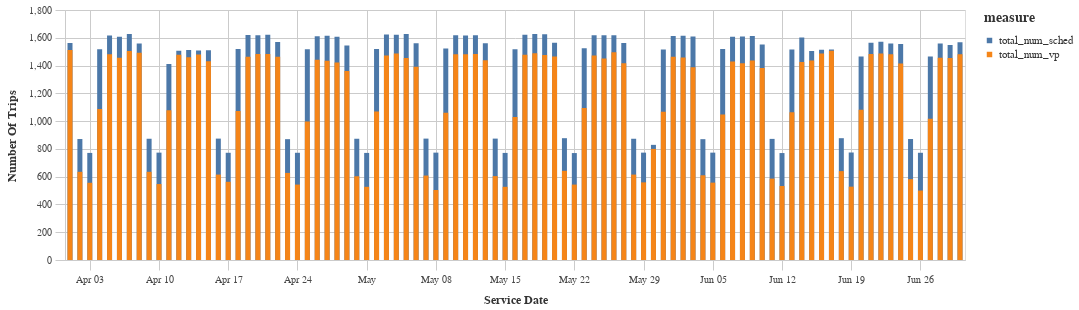

Write notebook code for a chart like this one.
### Code cell
bar = (alt.Chart(df_long).mark_bar(opacity=1, size=5).encode(
    x=alt.X('service_date', title=_dla_utils.labeling('service_date')),
    y=alt.Y('value', stack=None,  title=_dla_utils.labeling('number of trips')),
    color="measure")
      )

chart = styleguide.preset_chart_config(bar)
chart.properties(width=900)

### Figure 1 — Vega-Lite specification as saved in the notebook (floating-point values rounded to 4 significant figures; data arrays with more than 128 entries replaced by an {"elided": "..."} marker saying what was removed)
{"config": {"view": {"continuousWidth": 400, "continuousHeight": 300}, "axis": {"domainColor": "#cbcbcb", "grid": true, "gridColor": "#cbcbcb", "gridWidth": 1, "labelColor": "#474747", "labelFont": "Nunito Sans", "labelFontSize": 10, "labelPadding": 4, "tickColor": "#cbcbcb", "tickSize": 10, "titleColor": "#333", "titleFont": "Raleway", "titleFontSize": 12, "titlePadding": 10}, "axisBand": {"grid": false}, "background": "white", "font": "Raleway", "header": {"labelFont": "Nunito Sans", "titleFont": "Raleway"}, "legend": {"labelColor": "#333", "labelFont": "Nunito Sans", "labelFontSize": 11, "labelLimit": 0, "padding": 1, "symbolSize": 30, "symbolType": "square", "titleColor": "#333", "titleFont": "Raleway", "titleFontSize": 14, "titlePadding": 10}, "title": {"anchor": "middle", "font": "Raleway", "fontSize": 18, "fontWeight": 300, "offset": 20}}, "data": {"name": "data-629affe5969fc75c2041ee53873d9335"}, "mark": {"type": "bar", "opacity": 1, "size": 5}, "encoding": {"color": {"field": "measure", "type": "nominal"}, "x": {"field": "service_date", "title": "Service Date", "type": "temporal"}, "y": {"field": "value", "stack": null, "title": "Number Of Trips", "type": "quantitative"}}, "height": 250, "width": 900, "$schema": "https://vega.github.io/schema/vega-lite/v4.17.0.json", "datasets": {"data-629affe5969fc75c2041ee53873d9335": {"elided": "182 records"}}}
